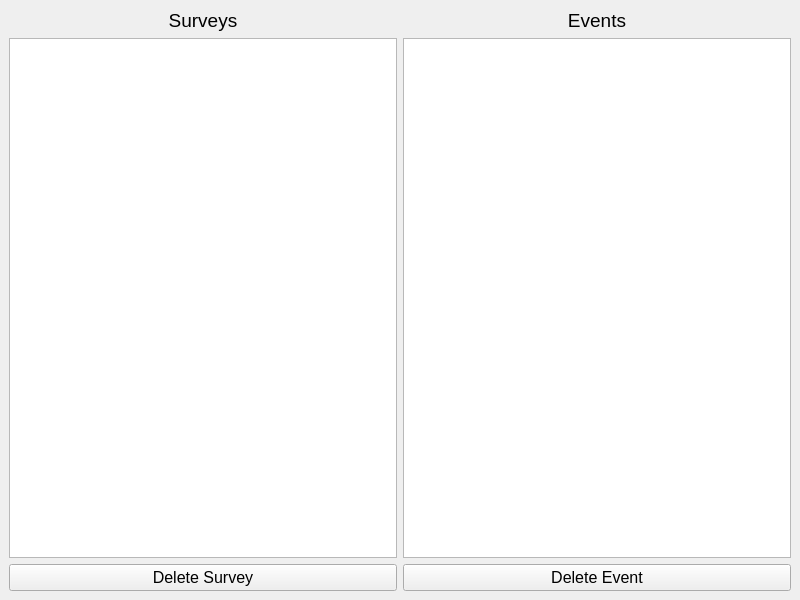
<?xml version="1.0" encoding="UTF-8"?>
<ui version="4.0">
 <class>CLAMSMaintenance</class>
 <widget class="QMainWindow" name="CLAMSMaintenance">
  <property name="geometry">
   <rect>
    <x>0</x>
    <y>0</y>
    <width>800</width>
    <height>600</height>
   </rect>
  </property>
  <property name="windowTitle">
   <string>CLAMS Maintenance</string>
  </property>
  <widget class="QWidget" name="centralwidget">
   <layout class="QVBoxLayout" name="verticalLayout">
    <item>
     <layout class="QHBoxLayout" name="horizontalLayout">
      <item>
       <widget class="QLabel" name="label">
        <property name="font">
         <font>
          <pointsize>14</pointsize>
         </font>
        </property>
        <property name="text">
         <string>Surveys</string>
        </property>
        <property name="alignment">
         <set>Qt::AlignCenter</set>
        </property>
       </widget>
      </item>
      <item>
       <widget class="QLabel" name="label_2">
        <property name="font">
         <font>
          <pointsize>14</pointsize>
         </font>
        </property>
        <property name="text">
         <string>Events</string>
        </property>
        <property name="alignment">
         <set>Qt::AlignCenter</set>
        </property>
       </widget>
      </item>
     </layout>
    </item>
    <item>
     <layout class="QHBoxLayout" name="horizontalLayout_2">
      <item>
       <widget class="QListView" name="surveyList"/>
      </item>
      <item>
       <widget class="QListView" name="eventList"/>
      </item>
     </layout>
    </item>
    <item>
     <layout class="QHBoxLayout" name="horizontalLayout_3">
      <item>
       <widget class="QPushButton" name="pushButton">
        <property name="font">
         <font>
          <pointsize>12</pointsize>
         </font>
        </property>
        <property name="text">
         <string>Delete Survey</string>
        </property>
       </widget>
      </item>
      <item>
       <widget class="QPushButton" name="pushButton_2">
        <property name="font">
         <font>
          <pointsize>12</pointsize>
         </font>
        </property>
        <property name="text">
         <string>Delete Event</string>
        </property>
       </widget>
      </item>
     </layout>
    </item>
   </layout>
  </widget>
 </widget>
 <resources/>
 <connections/>
</ui>
